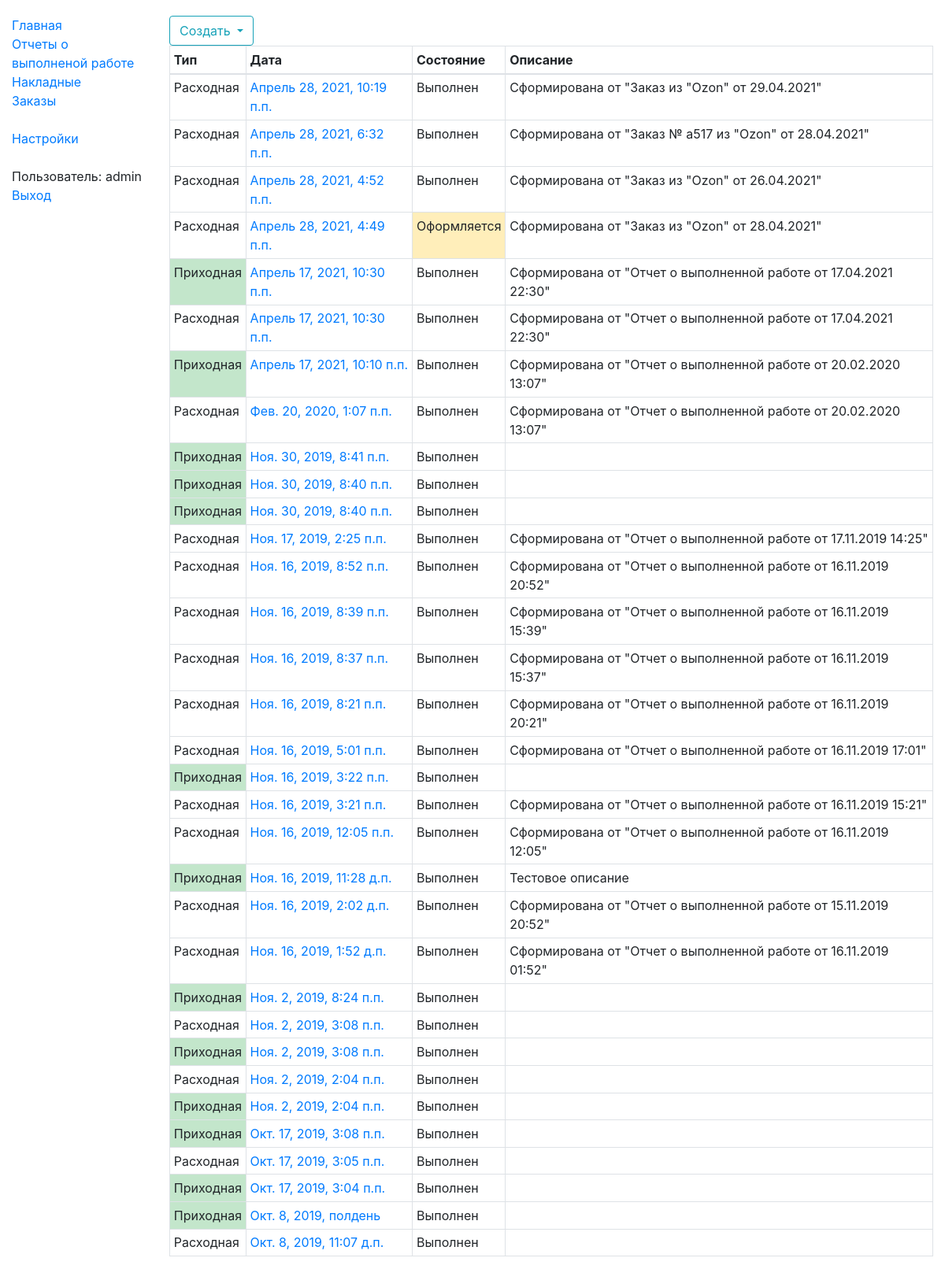
Before: /stock/acts/ (signed in) with the older database file.
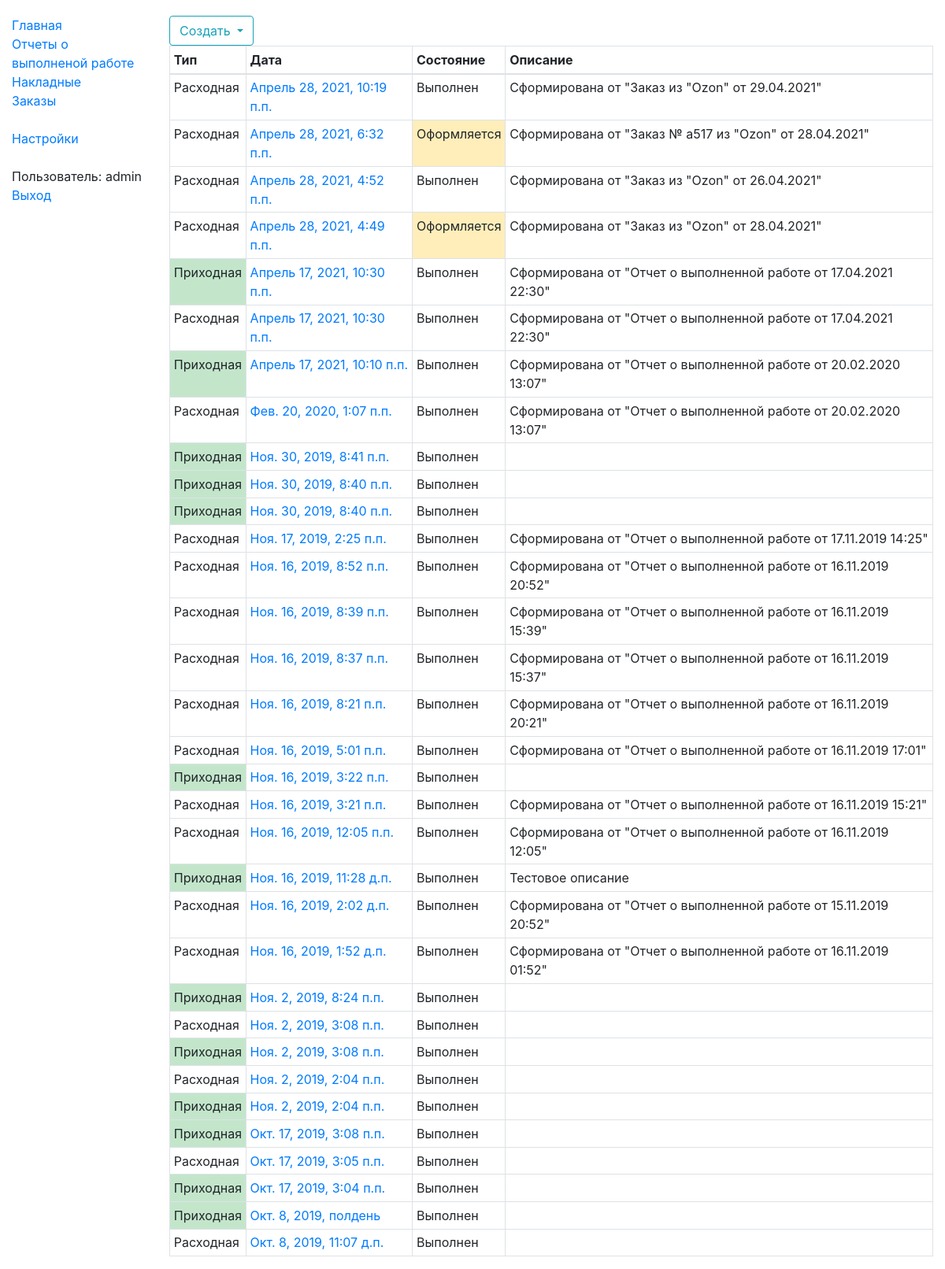
After: the same page with the newer database file.
### stocks/models.py (models this page shows, shortened)
class StkAct(models.Model):
    STATE_REGISTERING = "100"
    STATE_DONE = "300"
    s_state_choices = ((STATE_REGISTERING, "Оформляется"), (STATE_DONE, "Выполнен"))
    d_create_date = models.DateTimeField("Дата содания", db_index=True)
    d_reg_date = models.DateTimeField("Дата проведения", null=True)
    n_direction = models.SmallIntegerField("Направление", null=False)
    s_state = models.CharField("Состояние", max_length=3, choices=s_state_choices, null=False)
    s_desc = models.TextField("Описание", null=True, blank=True)
    class Meta:
        verbose_name = "Накладная"
        verbose_name_plural = "Накладные"
    def get_absolute_url(self):
        return reverse('stk_act-detail', args=[str(self.id)])

### stocks/act/act_views.py (the view)
# urls.py: path('acts/', act_views.StkActListView.as_view(), name='stk_acts'),
class StkActListView(LoginRequiredMixin, generic.ListView):
    model = StkAct
    template_name = 'stocks/act/stk_act_list.html'
    paginate_by = 100
    def get_queryset(self):
        return StkAct.objects.all().order_by("-d_create_date")

### templates/stocks/act/stk_act_list.html (shortened to what this page needs)
{% extends "base_generic_content.html" %}
{% block content %}
    <div class="btn-group" role="group" aria-label="Панель инструментов">
        <div class="btn-group" role="group">
            <button id="btnGroupCreate" type="button" class="btn dropdown-toggle btn-outline-info" data-toggle="dropdown" aria-haspopup="true" aria-expanded="false">
                Создать
            </button>
        </div>
    </div>
    <table class="table table-hover table-bordered table-sm">
        <thead>
            <tr>
                <th>Тип</th>
                <th>Дата</th>
                <th>Состояние</th>
                <th>Описание</th>
            </tr>
        </thead>
        <tbody>
        {% if object_list %}
            {% for object in object_list %}
                <tr class="grid-row" data-id="{{ object.id }}">
                    {% if object.n_direction == 1 %}<td class="table-success">Приходная</td>{% else %}<td>Расходная</td>{% endif %}
                    <td><a href="{{ object.get_absolute_url }}">{{ object.d_create_date }}</a></td>
                    <td {% if object.s_state != "300" %}class="table-warning"{% endif %}>{{ object.get_s_state_display}}</td>
                    <td>{% if object.s_desc is not None %}{{ object.s_desc}}{% endif %}</td>
                </tr>
            {% endfor %}
        {% endif %}
        </tbody>
    </table>
{% endblock %}

Changed rows visible on the page:
changed StkAct "Апрель 28, 2021, 6:32 п.п.": s_state "Выполнен" → "Оформляется"
